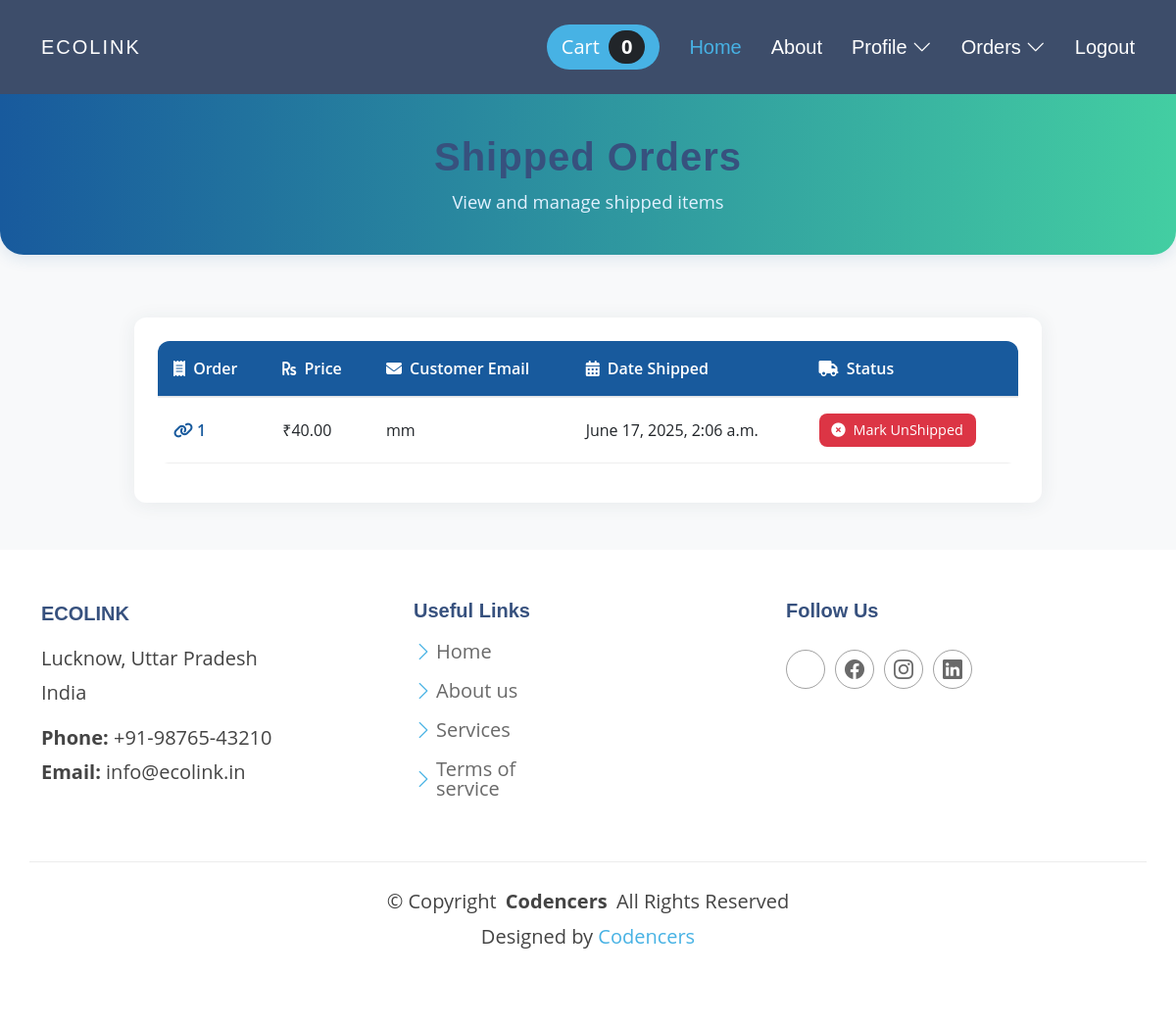
The page /payment/shipped_dash (signed in) on the database its author committed.
### payment/models.py (models this page shows, shortened)
class Order(models.Model):
	user = models.ForeignKey(User, on_delete=models.CASCADE, null=True, blank=True)
	full_name = models.CharField(max_length=250)
	email = models.EmailField(max_length=250)
	shipping_address = models.TextField(max_length=15000)
	amount_paid = models.DecimalField(max_digits=7, decimal_places=2)
	date_ordered = models.DateTimeField(auto_now_add=True)
	shipped = models.BooleanField(default=False)
	date_shipped = models.DateTimeField(blank=True, null=True)

### payment/views.py (the view, shortened to what this page needs)
# urls.py: path('shipped_dash', views.shipped_dash, name="shipped_dash"),
def shipped_dash(request):
	if request.user.is_authenticated and request.user.is_superuser:
		orders = Order.objects.filter(shipped=True)
		return render(request, "payment/shipped_dash.html", {"orders":orders})
	else:
		messages.success(request, "Access Denied")
		return redirect('home')

### cart/cart.py (called while the page is built)
	def __len__(self):
		return len(self.cart)

### cart/context_processors.py (called while the page is built)
def cart(request):
	return {'cart': Cart(request)}

### payment/templates/payment/shipped_dash.html (shortened to what this page needs)
{% extends 'base.html' %}
{% load static %}
{% block content %}
<link rel="stylesheet" href="https://cdnjs.cloudflare.com/ajax/libs/font-awesome/6.4.2/css/all.min.css">
<div class="shipped-header">
  <h1>Shipped Orders</h1>
  <p>View and manage shipped items</p>
</div>
<div class="container">
  <div class="row justify-content-center">
    <div class="col-12 col-lg-10">
      <div class="shipped-card">
        <table class="table table-hover">
          <thead>
            <tr>
              <th><i class="fas fa-receipt me-1"></i> Order</th>
              <th><i class="fas fa-rupee-sign me-1"></i> Price</th>
              <th><i class="fas fa-envelope me-1"></i> Customer Email</th>
              <th><i class="fas fa-calendar-alt me-1"></i> Date Shipped</th>
              <th><i class="fas fa-truck me-1"></i> Status</th>
            </tr>
          </thead>
          <tbody>
            {% for item in orders %}
              <tr>
                <td><a href="{% url 'orders' item.id %}"><i class="fas fa-link me-1"></i>{{ item.id }}</a></td>
                <td>₹{{ item.amount_paid }}</td>
                <td>{{ item.email }}</td>
                <td>{{ item.date_shipped }}</td>
                <td>
                  <form method="POST">
                    <button type="submit" class="btn btn-danger">
                      <i class="fas fa-times-circle me-1"></i> Mark UnShipped
                    </button>
                  </form>
                </td>
              </tr>
            {% endfor %}
          </tbody>
        </table>
      </div>
    </div>
  </div>
</div>
{% endblock %}

### static/assets/css/main.css (style rules this page uses)
:root { --default-font: "Open Sans", system-ui, -apple-system, "Segoe UI", Roboto, "Helvetica Neue", Arial, "Noto Sans", "Liberation Sans", sans-serif, "Apple Color Emoji", "Segoe UI Emoji", "Segoe UI Symbol", "Noto Color Emoji"; --heading-font: "Jost", sans-serif; --nav-font: "Poppins", sans-serif; }
:root { --background-color: #ffffff; --default-color: #444444; --heading-color: #37517e; --accent-color: #47b2e4; --surface-color: #ffffff; --contrast-color: #ffffff; }
:root { --nav-color: #ffffff; --nav-hover-color: #47b2e4; --nav-mobile-background-color: #ffffff; --nav-dropdown-background-color: #ffffff; --nav-dropdown-color: #444444; --nav-dropdown-hover-color: #47b2e4; }
:root { scroll-behavior: smooth; }
body { color: var(--default-color); background-color: var(--background-color); font-family: var(--default-font); }
a { color: var(--accent-color); text-decoration: none; transition: 0.3s; }
h1, h2, h3, h4, h5, h6 { color: var(--heading-color); font-family: var(--heading-font); }

### payment/templates/payment/shipped_dash.html (style rules this page uses)
body { background: #f8f9fa; }
.shipped-header { background: linear-gradient(90deg, #185a9d 0%, #43cea2 100%); color: #fff; padding: 2.5rem 0; text-align: center; margin-bottom: 2rem; border-radius: 0 0 24px 24px; box-shadow: 0 4px 16px rgba(24,90,157,0.12); }
.shipped-header h1 { font-family: 'Montserrat', sans-serif; font-weight: 700; letter-spacing: 1px; margin-bottom: 0.5rem; }
.shipped-header p { font-size: 1.15rem; color: #e2f1ff; margin-bottom: 0; }
.shipped-card { background: #fff; border-radius: 12px; box-shadow: 0 2px 20px rgba(44, 62, 80, 0.08); padding: 1.5rem; margin-top: 2rem; margin-bottom: 3rem; }
.table { width: 100%; border-collapse: separate; border-spacing: 0; border-radius: 12px; overflow: hidden; }
.table thead { background: #185a9d; color: #fff; }
.table th, .table td { padding: 1rem; vertical-align: middle; border-top: 1px solid #eee; }
.table th { font-weight: 600; border-top: none; }
.table tr:last-child td { border-bottom: 1px solid #eee; }
.table a { color: #185a9d; font-weight: 600; text-decoration: none; }
.btn-danger { background: #dc3545; border: none; border-radius: 8px; padding: 0.4rem 0.8rem; font-size: 0.9rem; transition: background 0.2s; }
.btn-danger i { margin-right: 0.3rem; }

### rows shown on the page
Order: id "1", amount_paid "40.00", email "mm", date_shipped "June 17, 2025, 2:06 a.m."

### other values the page prints
{{ cart|length }} "0"
